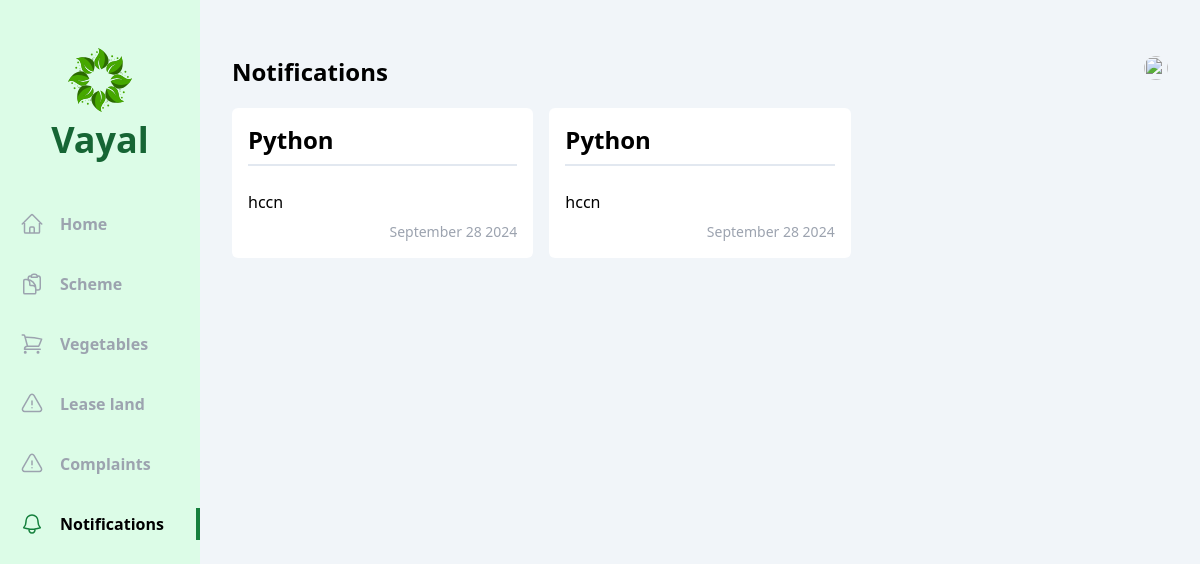
Before: /user/notification/ (signed in) with the older database file.
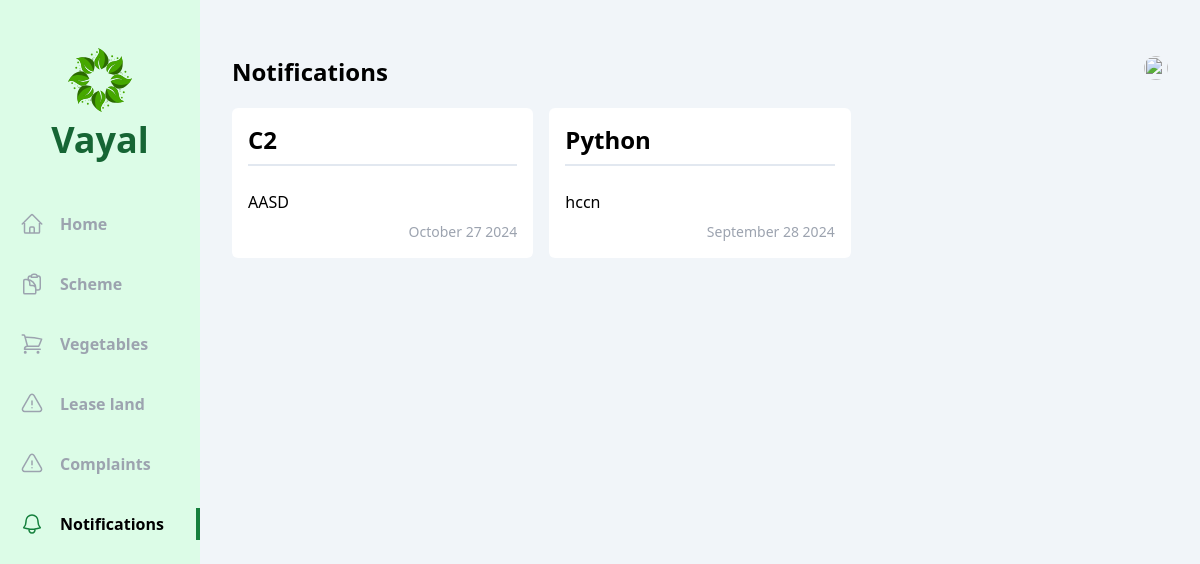
After: the same page with the newer database file.
### officer/models.py (models this page shows, shortened)
class Notification(models.Model):
    vayal_user = models.ForeignKey(Vayal_User,null=True, on_delete=models.CASCADE)
    title = models.CharField(max_length=150)
    description = models.TextField()
    date =models.DateTimeField(auto_now_add=True)

### vayal_user/views/notification.py (the view)
# urls.py: path('notification/',notification.index, name='notifications'),
def index(request):
    vayal_user = Vayal_User.objects.get(account=request.user)
    notifications = Notification.objects.all().order_by('-id')
    return render(request,'vayal_user/notification/index.html',{'notifications': notifications,})

### vayal_user/templates/vayal_user/notification/index.html (shortened to what this page needs)
{% extends 'base.html' %}
{% block content %}
  <div class="flex  bg-slate-100">
    <div class="w-2/12 bg-green-100 flex flex-col items-center pb-10">
        <div class="my-12 flex flex-col gap-2 justify-center items-center">
            <h1 class="text-4xl font-bold text-green-800 ">Vayal</h1>
        </div>
        <ul class="flex flex-col gap-7 w-full font-bold text-gray-400">
                <li class="w-full flex items-center px-5 py-1 gap-4 group hover:text-gray-500 cursor-pointer hover:border-green-700 hover:border-r-4">
                      <a href="{% url 'vayal_user:home' %}">Home</a>
                  </li>
            <li class="w-full flex items-center px-5 py-1 gap-4 group hover:text-gray-500 cursor-pointer hover:border-green-700 hover:border-r-4">
                <a href="{% url 'vayal_user:schemes' %}">Scheme</a>
            </li>
            <li class="w-full flex items-center px-5 py-1 gap-4 group hover:text-gray-500 cursor-pointer hover:border-green-700 hover:border-r-4">
              <a href="{% url 'vayal_user:vegetables' %}">Vegetables</a>
          </li>
          <li class="w-full flex items-center px-5 py-1 gap-4 group hover:text-gray-500 cursor-pointer hover:border-green-700 hover:border-r-4">
              <a href="{% url 'vayal_user:lease_land' %}">Lease land</a>
          </li>
          <li class="w-full flex items-center px-5 py-1 gap-4 group hover:text-gray-500 cursor-pointer hover:border-green-700 hover:border-r-4">
              <a href="{% url 'vayal_user:complaints' %}">Complaints</a>
          </li>
          <li class="w-full flex items-center px-5 py-1 gap-4 border-r-4 text-black border-green-700">
              <a href="#">Notifications</a>
          </li>
        </ul>
      </div>
      <div class="w-10/12 h-screen overflow-y-auto px-8 py-14">
        <div class="flex justify-between mb-5">
            <h1 class="text-2xl font-bold">Notifications</h1>
            <div class="relative">
                <img id="profile" src="/uploads/{{vayal_user.photo}}" class="h-6 w-6 rounded-full cursor-pointer" alt="">
            </div>
        </div>
        <div class="grid grid-cols-3 gap-x-4 gap-y-8">
        {% if  notifications %}
            {% for notification in notifications %}
                <div class="flex flex-col bg-white p-4 rounded-md gap-2">
                    <span class="text-2xl font-bold mb-4 pb-2 border-b-2 border-slate-200">{{ notification.title }}</span>
                    <span>{{ notification.description }}</span>
                    <div class="flex justify-end">
                        <span class="text-sm text-gray-400">{{ notification.date  | date:"F d Y" }}</span>
                    </div>
                </div>
            {% endfor %}
            {% else %}
            <div class="flex flex-col items-center justify-center col-span-3 text-center my-20">
                <p class="text-2xl font-semibold text-gray-500 mb-4 mt-12">No  notifications available at the moment.</p>
            </div>
        {% endif %}
        </div>
</div>
{% endblock content %}

Changed rows visible on the page:
removed Notification: title "Python", description "hccn", date "September 28 2024"
added Notification: title "C2", description "AASD", date "October 27 2024"
